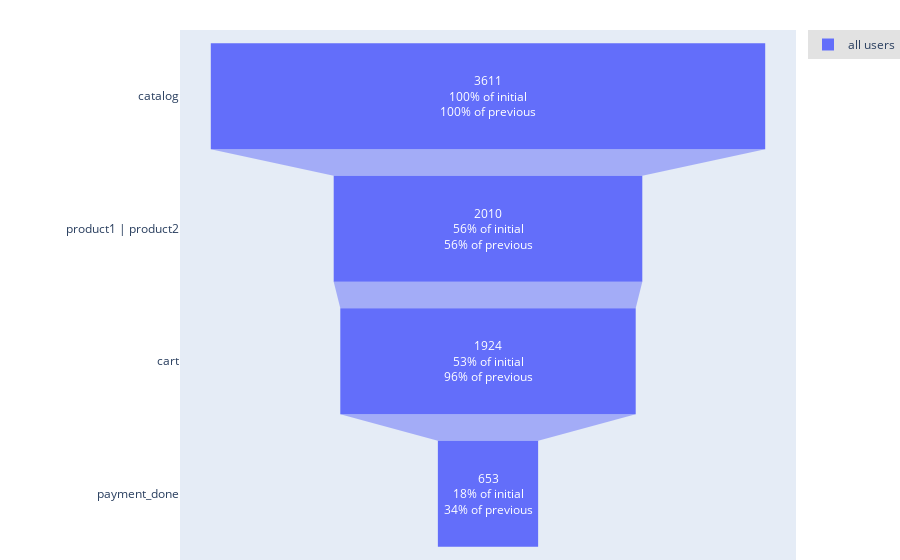

Here is the notebook cell this chart was saved with:
### Markdown cell above
Sometimes during funnel analysis several events can have similar importance, and it doesn’t matter which particular event was reached. In this case, we would like to group multiple events as one stage, and they can be passed as sub-list in `stage` parameter.

Let’s plot a funnel where we group `product1` and `product2`:

### Code cell
source.funnel(stages = ['catalog', ['product1', 'product2'], 'cart', 'payment_done'])

### Figure 1 — Plotly figure (JSON) as saved in the notebook; plotly's stock layout.template omitted (floating-point values rounded to 4 significant figures)
{"data": [{"name": "all users", "textinfo": "value+percent initial+percent previous", "type": "funnel", "x": [3611, 2010, 1924, 653], "y": ["catalog", "product1 | product2", "cart", "payment_done"]}], "layout": {"funnelmode": "stack", "hovermode": "closest", "legend": {"bgcolor": "#E2E2E2", "font": {"size": 12}, "orientation": "v", "xanchor": "left"}, "margin": {"b": 0, "l": 180, "pad": 0, "r": 0, "t": 30}, "showlegend": true}}
